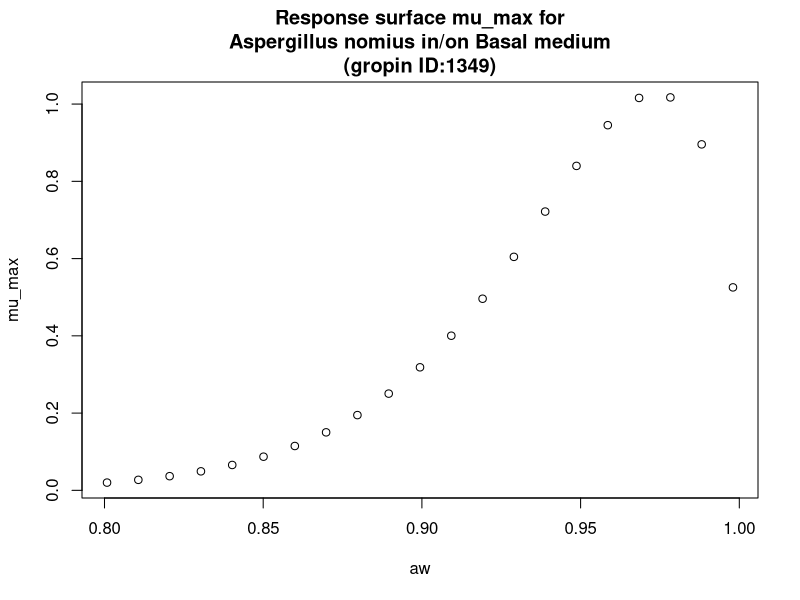

Write the R code that produced this figure.
#############################
# start of Parameter script
#############################
aw <- seq(0.8008,0.998001998001998,length.out=21)
#############################
# end of Parameter script
#############################
############################# 
# start of Model script Gropin ID 1349 
#############################
 
# constant coefficients for this model
 
variables <- data.frame(aw)
argumentsPar <- expand.grid(variables)
 
# heart of the model
response_surface <- function(aw) {
   mumax <-exp(-1.2520+15.790*sqrt(1-aw)-48.71*(sqrt(1-aw))^2)

return(mumax=mumax)
} 

# output parameters
mumax <- cbind(argumentsPar,response_surface(argumentsPar['aw']))
colnames(mumax) <- c(colnames(argumentsPar),'mumax')
#############################
# End of Model script
#############################
############################# 
# start of Visualisation script Gropin ID 1349 
#############################
plot(aw,mumax$mumax,
                          xlab='aw',
                          ylab='mu_max',main='Response surface mu_max for
Aspergillus nomius in/on Basal medium
(gropin ID:1349)')
#############################
# End of Visualisation script
#############################
